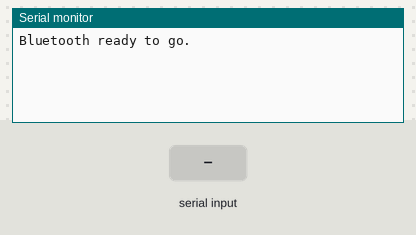
The sketch below on a simulated Arduino Uno, built with avr-gcc and run on an emulated ATmega328P. Parts: the last lines printed to the serial monitor. Inputs (shaded band) come from the test bench.

Above: at 1.2 s.
1.3 s: "1" received over the second serial link
At 1.7 s:
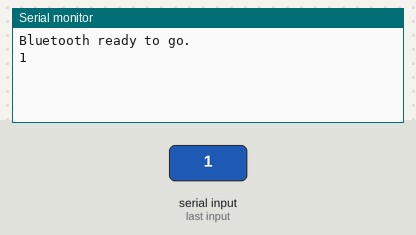
2.8 s: "0" received over the second serial link
At 4.0 s:
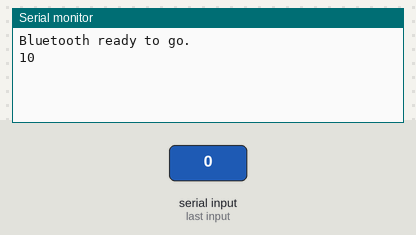

Measured:
- after the input at 1.3 s, the serial monitor: prints a new line at once (image 1)
- after the input at 2.8 s, the serial monitor: prints a new line at once (image 2)

The sketch:

BackuleleBluetooth.ino
```cpp
#include <SoftwareSerial.h>

SoftwareSerial BT(10, 11); //RX, TX

void setup() {
//  pinMode(9, OUTPUT);
//  digitalWrite(8, HIGH);

  Serial.begin(9600);
  Serial.println("Bluetooth ready to go.");

  //Options: 115200, 38400, 9600
  BT.begin(9600);
}

void loop() {
  if (BT.available()) {
    Serial.write(BT.read());
    //Serial.println(char(BT.read()));
  }
  if (Serial.available()) {
    BT.write(Serial.read());
  }
}
```
